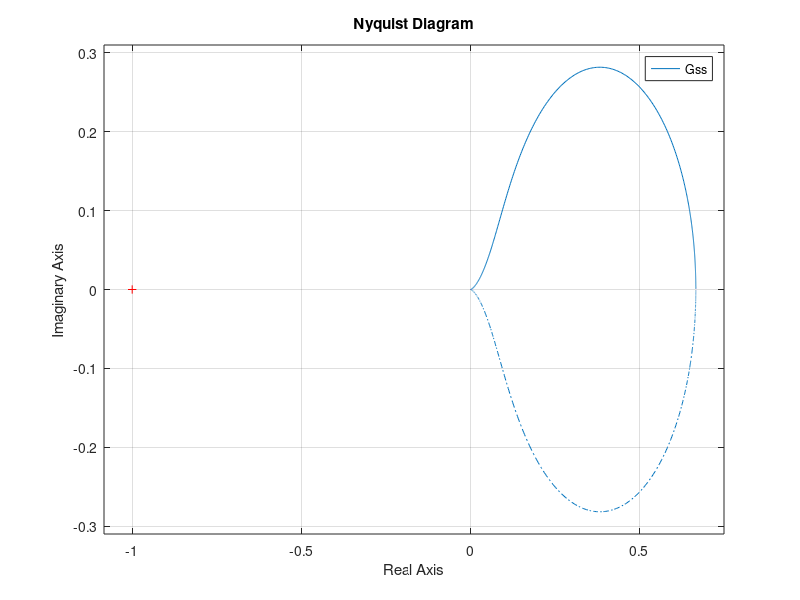
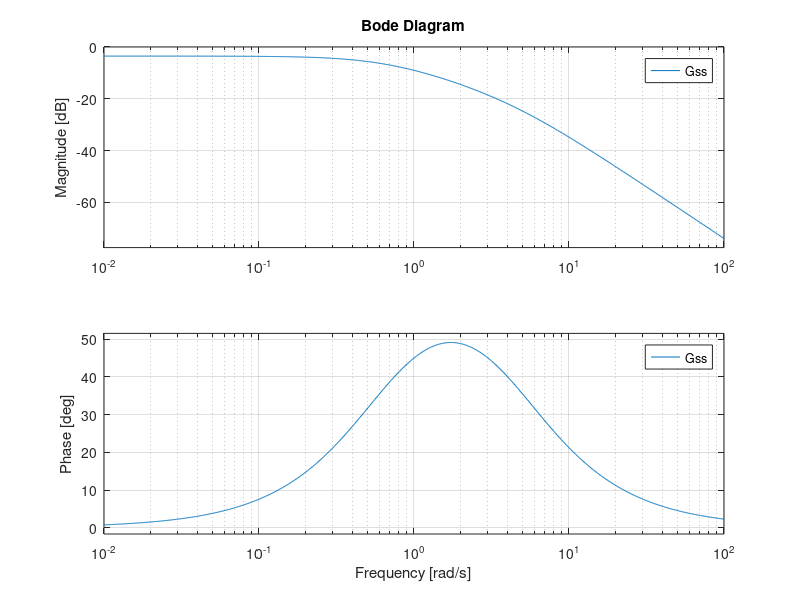

Write MATLAB code to recreate these figures, in order.
A=[-2 -1 1;1 0 1;-1 0 1]
B=[1;1;1]
P=[-1 -2 -3]
K=place(A,B,P)
%%
A=[0 -1;-3 -4]
B=[0;1]
C=[2 0]
D=[]
Gss=ss(A,B,C,D)
nyquist(Gss)
grid on;
figure;
bode(Gss)
grid on